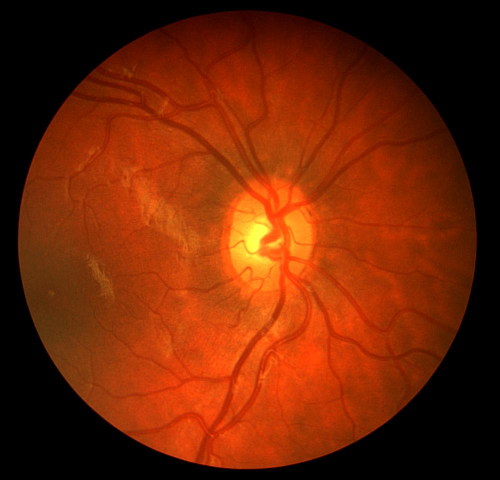
%> input picture central-system/backend/ml-pipeline/datasets/chasedb1/Image_03R.jpg, 999 x 960 px (shown at 1/2 size)
$ octave --eval "result = adaptiveEnhance(imread('../datasets/chasedb1/Image_03R.jpg'));"   (GNU Octave 9; MATLAB toolbox functions it lacks are replaced by stand-ins)
%> lines starting %> are read from the running program, lines starting %| are printed output that depends on the picture
%> in adaptiveEnhance, work is the input picture: size 960x999x3 uint8; mean R, G, B 112.8, 37.3, 5.5
### central-system/backend/ml-pipeline/preprocessing/claheEnhance.m
function outImg = claheEnhance(img, clipLimit)
%> called with clipLimit = 0.01
% CLAHEENHANCE  Apply CLAHE to the L channel of a fundus image.
%
%   outImg = claheEnhance(img)
%   outImg = claheEnhance(img, clipLimit)
%
%   Inputs:
%     img        - HxWx3 uint8 RGB image.
%     clipLimit  - optional CLAHE clip limit in [0,1] (default 0.01).
%                  Lower values = less aggressive contrast enhancement.
%                  0.01 is conservative for fundus images — the retinal
%                  vasculature has genuine low-contrast regions that should
%                  not be over-enhanced.
%
%   Output:
%     outImg - HxWx3 uint8 RGB image, contrast-enhanced.
%
%   Why LAB and not direct RGB/greyscale CLAHE:
%     Applying CLAHE to RGB channels independently shifts hue and
%     introduces colour artefacts.  LAB separates luminance (L) from
%     chrominance (A, B), so CLAHE on L alone preserves the original
%     fundus colour — important for lesion-colour cues used by both
%     the grading CNN and the ophthalmologist reviewer.

if nargin < 2 || isempty(clipLimit)
    clipLimit = 0.01;
end

% Step 1 — convert to LAB colour space
labImg = rgb2lab(img);
%> labImg: size 960x999x3 double; mean of channels 1, 2, 3 26.6, 29.5, 32.5

% Step 2 — extract L channel and normalise to [0,1] for adapthisteq
%   LAB L channel range is [0, 100]; adapthisteq expects [0,1].
L = labImg(:,:,1) / 100;
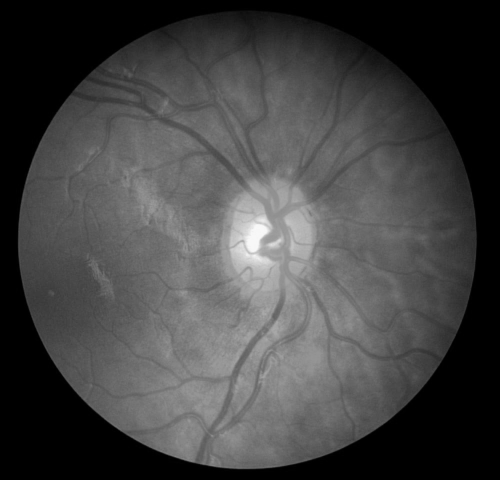
%> L: size 960x999 double (shown at 1/2 size); min 0, max 0.974, mean 0.266

% Step 3 — CLAHE on L channel only
L_enhanced = adapthisteq(L, 'ClipLimit', clipLimit);
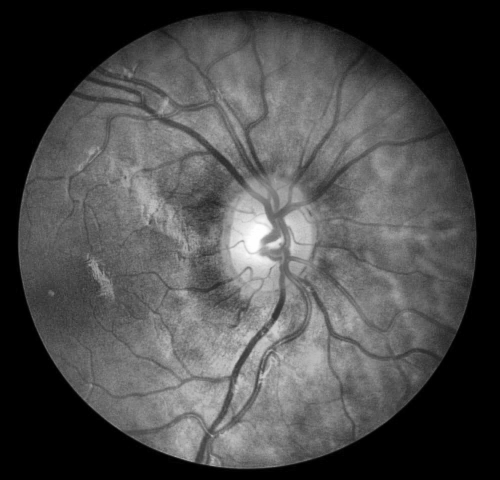
%> L_enhanced: size 960x999 double (shown at 1/2 size); min 0, max 1, mean 0.297

% Step 4 — put enhanced L back and convert to RGB
labImg(:,:,1) = L_enhanced * 100;
%> labImg: size 960x999x3 double; mean of channels 1, 2, 3 29.7, 29.5, 32.5
outImg = lab2rgb(labImg);
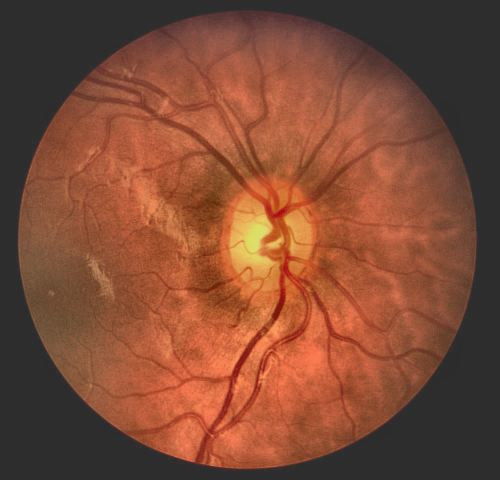
%> outImg: size 960x999x3 double (shown at 1/2 size); mean R, G, B 0.479, 0.177, 0.0546; drawn with min black and max white

% Step 5 — clamp and convert to uint8
outImg = uint8(max(0, min(255, outImg * 255)));
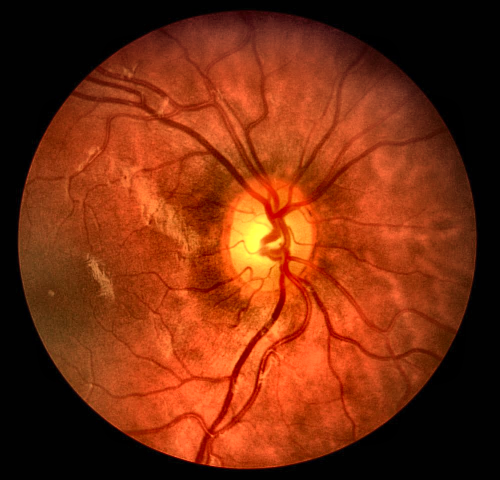
%> outImg: size 960x999x3 uint8 (shown at 1/2 size); mean R, G, B 121.3, 45.4, 15

end

### central-system/backend/ml-pipeline/preprocessing/illuminationNormalize.m
function outImg = illuminationNormalize(img)
% ILLUMINATIONNORMALIZE  Flatten large-scale illumination gradients.
%
%   outImg = illuminationNormalize(img)
%
%   Input:
%     img    - HxWx3 uint8 RGB image.
%
%   Output:
%     outImg - HxWx3 uint8 RGB image with illumination gradients removed.
%
%   Algorithm (v1 — Gaussian background subtraction):
%     A very large Gaussian filter (sigma = 50 pixels) estimates the
%     slow-varying background illumination field.  Subtracting it and
%     re-adding a fixed midpoint (128) removes gradients while keeping
%     the mean intensity stable.
%
%   Why sigma = 50:
%     The largest fundus image structures (optic disc, macula) span ~80–120
%     pixels in a 512-px image.  A sigma of 50 blurs everything at that
%     scale into the background estimate while leaving vessel/lesion detail
%     (which lives at 2–15 px) in the residual.  This is the standard
%     "large-kernel subtract" used in the APTOS / Kaggle DR community.
%
%   Applied per-channel (RGB) so colour balance is preserved.

% Fixed midpoint to re-add after subtraction (keeps output in uint8 range)
MIDPOINT = 128;

imgD   = double(img);
outImg = zeros(size(imgD));

for ch = 1:3
    bg            = imgaussfilt(imgD(:,:,ch), 50);
    outImg(:,:,ch) = imgD(:,:,ch) - bg + MIDPOINT;
end
%> this loop made 3 passes
%> pass 1, in illuminationNormalize, `bg            = imgaussfilt(imgD(:,:,ch), 50);`:
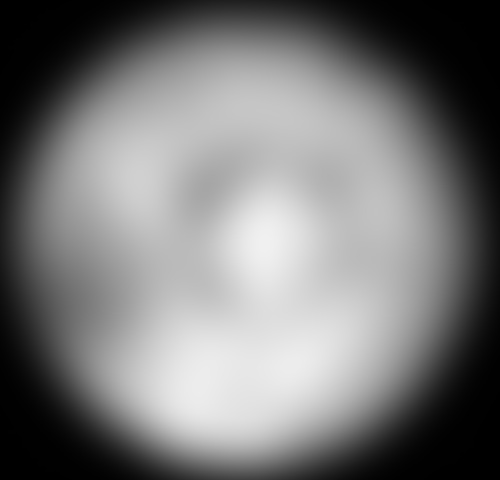
%> bg: size 960x999 double (shown at 1/2 size); min 0.991, max 240.7, mean 120.4
%> pass 3, in illuminationNormalize, `bg            = imgaussfilt(imgD(:,:,ch), 50);`:
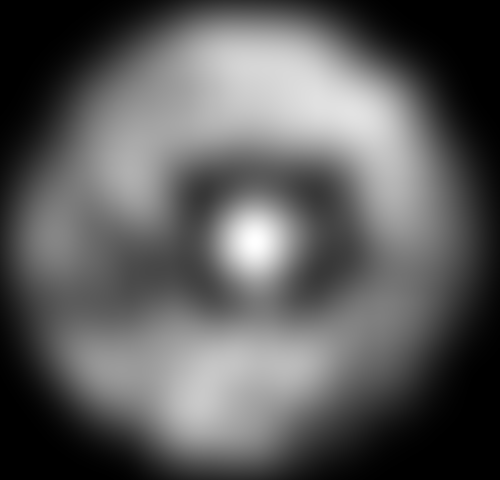
%> bg: size 960x999 double (shown at 1/2 size); min 0.976, max 39.08, mean 14.8; drawn with min black and max white
%> after the loop:
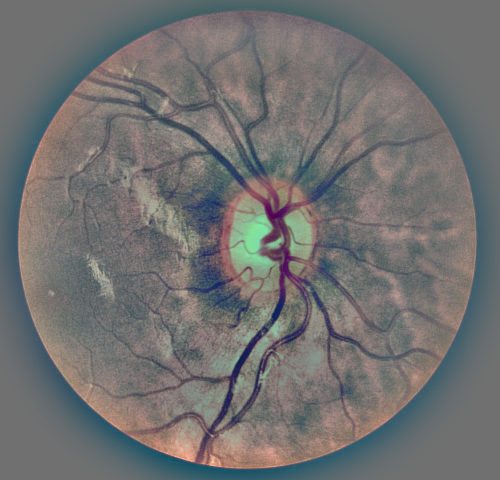
%> outImg: size 960x999x3 double (shown at 1/2 size); mean R, G, B 128.9, 128.3, 128.1; drawn with min black and max white

% Clamp to [0, 255] and return as uint8
outImg = uint8(max(0, min(255, outImg)));
%> outImg: size 960x999x3 uint8

end

### central-system/backend/ml-pipeline/preprocessing/adaptiveEnhance.m
function [outImg, applied] = adaptiveEnhance(img, qualityScores, opts)
% ADAPTIVEENHANCE  Enhancement steered by the quality gate's sub-scores.
%
%   outImg            = adaptiveEnhance(img, qualityScores)
%   [outImg, applied] = adaptiveEnhance(img, qualityScores, opts)
%
%   Inputs:
%     img           - HxWx3 uint8, output of benGrahamCrop.
%     qualityScores - struct from the PHC quality gate, any subset of:
%                       focusScore, illuminationScore, fovScore,
%                       coveragePercent, glareScore, motionScore,
%                       occlusionScore
%                     Pass [] or an empty struct for the default chain.
%     opts - optional struct:
%              .focusThreshold        0.6
%              .illuminationThreshold 0.6
%              .glareThreshold        0.1
%
%   Outputs:
%     outImg  - HxWx3 uint8, enhanced.
%     applied - struct recording WHICH adaptations fired and why. Two images
%               that went through different processing must not be
%               indistinguishable afterwards, or a downstream surprise is
%               untraceable.
%
%   Task 2.8. PS requirement 1 asks for "adaptive enhancement ... for borderline
%   images". Before this, the quality gate labelled an image `borderline`, the
%   design doc called that state "borderline-enhanced", and the orchestrator
%   then ran the IDENTICAL chain for pass and borderline alike. The word
%   "adaptive" was unimplemented: borderline was detected and then ignored.
%
%   ── THE POINT: FIX THE DIMENSION THAT IS ACTUALLY WEAK ─────────────────────
%   The gate already measures six sub-scores and, until now, only logged them.
%   They say precisely what is wrong with a given image, and different faults
%   need opposite treatments:
%
%     dim image     -> MORE contrast amplification
%     glare         -> LESS, plus attenuation of the blown-out region, because
%                      amplifying glare makes it worse
%     soft focus    -> sharpening, which would amplify noise on a clean image
%
%   Applying all three to every image would be a fixed chain again, and each
%   step would harm the images that did not need it. Hence: apply only what the
%   scores call for.
%
%   ── POLARITY WARNING ───────────────────────────────────────────────────────
%   focusScore, illuminationScore and fovScore are "higher is BETTER".
%   glareScore, motionScore and occlusionScore are "higher is WORSE".
%   The quality gate defines them that way deliberately (see
%   assessGlareMotionOcclusion.m), and mixing them up inverts every decision
%   below — sharpening the sharp images and leaving the blurred ones alone.

if nargin < 3, opts = struct(); end
if nargin < 2, qualityScores = struct(); end
if isempty(qualityScores), qualityScores = struct(); end

if size(img, 3) ~= 3
    error('adaptiveEnhance:badInput', 'Expected an HxWx3 RGB image.');
end

focusTh = getdef(opts, 'focusThreshold',        0.6);
illumTh = getdef(opts, 'illuminationThreshold', 0.6);
glareTh = getdef(opts, 'glareThreshold',        0.1);

% Missing scores default to "fine", so an image with no quality data gets the
% standard chain rather than every adaptation at once. A case that synced
% before scores were plumbed through must not be silently over-processed.
focus  = getdef(qualityScores, 'focusScore',        1.0);
illum  = getdef(qualityScores, 'illuminationScore', 1.0);
glare  = getdef(qualityScores, 'glareScore',        0.0);

applied = struct('glareAttenuation', false, 'sharpening', false, ...
                 'clipLimit', getdef(opts, 'baseClipLimit', 0.01), 'reason', {{}});

work = img;

% ── 1. Glare, FIRST ─────────────────────────────────────────────────────────
% Before any contrast step. CLAHE on an image with a blown-out patch spreads
% that patch's influence across its whole tile, so attenuating afterwards
% cannot undo it — the damage is already distributed.
if glare > glareTh
    work = attenuateGlare(work);
    applied.glareAttenuation = true;
    applied.reason{end+1} = sprintf('glareScore %.3f > %.2f: attenuated saturated regions', ...
                                    glare, glareTh);
end

% ── 2. Sharpening, only for soft focus ──────────────────────────────────────
% Mild and conditional. Unsharp masking amplifies noise as readily as detail,
% so applying it to an already-sharp image makes that image worse. It also runs
% BEFORE CLAHE, so the contrast step operates on recovered edges rather than
% CLAHE's amplified output being sharpened again.
if focus < focusTh
    % Scale with how soft the image is: barely-soft gets a light touch.
    amount = min(1.2, 0.6 + (focusTh - focus) * 2);
    work = imsharpen(work, 'Radius', 1.5, 'Amount', amount);
    applied.sharpening = true;
    applied.reason{end+1} = sprintf('focusScore %.3f < %.2f: unsharp mask, amount %.2f', ...
                                    focus, focusTh, amount);
end

% ── 3. CLAHE, clip limit scaled by illumination ─────────────────────────────
% A dim image has its detail compressed into a narrow band and needs more
% aggressive local equalisation to recover it; a well-exposed one does not, and
% over-equalising it manufactures texture that is not there.
% The BASE clip limit comes from the camera family's calibration profile
% (Task 6.3) when one was supplied, and the illumination score then modulates
% it. Two independent effects compose rather than one overwriting the other: a
% portable camera needs more equalisation than a desktop one as a baseline, and
% a dim image of either needs more still.
baseClip  = getdef(opts, 'baseClipLimit', 0.01);
clipLimit = baseClip;
if illum < illumTh
    clipLimit = min(0.04, baseClip + (illumTh - illum) * 0.06);
    applied.reason{end+1} = sprintf('illuminationScore %.3f < %.2f: CLAHE clip %.3f', ...
                                    illum, illumTh, clipLimit);
end
applied.clipLimit = clipLimit;
work = claheEnhance(work, clipLimit);

% ── 4. Illumination normalisation ───────────────────────────────────────────
% Always applied, so every image reaching the model has the same large-scale
% illumination handling regardless of which adaptations fired above.
outImg = illuminationNormalize(work);

if isempty(applied.reason)
    applied.reason = {'no adaptation needed — scores within thresholds'};
end
end

% ── Helpers ─────────────────────────────────────────────────────────────────
function out = attenuateGlare(img)
% Pull down near-saturated pixels and feather the result.
%
% Glare is specular reflection: real signal is not merely bright there, it is
% GONE, clipped at the sensor ceiling. Nothing recovers it. The aim is only to
% stop the blown-out region dominating the contrast steps that follow, so it is
% compressed toward the local surround rather than "restored", which would be
% inventing data.
gray = rgb2gray(img);
mask = gray > 240;
if ~any(mask(:))
    out = img;
    return;
end

% Feather so the correction does not introduce a hard edge, which would be a
% new artefact for the vesselness filter and the CNN to find.
soft = imgaussfilt(double(mask), 5);
soft = min(1, soft * 1.5);

out = img;
for c = 1:3
    ch = double(img(:,:,c));
    % Local surround level, computed with the glare region excluded so it does
    % not raise its own replacement target.
    surround = imgaussfilt(ch, 25);
    ch = ch .* (1 - soft) + min(ch, surround * 1.1) .* soft;
    out(:,:,c) = uint8(max(0, min(255, ch)));
end
end

function v = getdef(s, name, dflt)
if isstruct(s) && isfield(s, name) && ~isempty(s.(name)) && isfinite(s.(name))
    v = s.(name);
else
    v = dflt;
end
end
